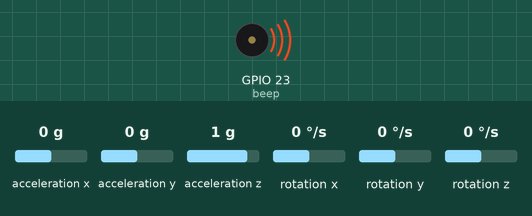
This sketch was run on a simulated ESP32. On the bench: buzzer (waves = sounding, pin HIGH). Wiring (inferred from the names in the program): MPU-6050 motion sensor at I2C address 0x68. Inputs (shaded band) come from the test bench; at power-on: acceleration x 0 g, acceleration y 0 g, acceleration z 1 g, rotation x 0 °/s, rotation y 0 °/s, rotation z 0 °/s. What the sketch prints to the serial monitor is not drawn.

Above: at 1.85 s.
At 10.5 s:
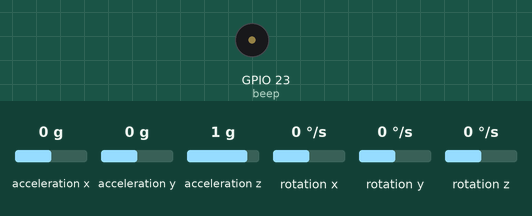
Timing chart, 0 to 12.0 s (numbered marks = the images above):
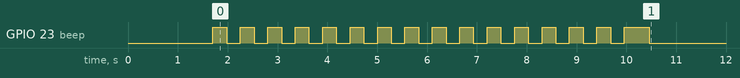

The sketch:

Main.ino
```cpp
#include "functions.h"
#include "IMU.h"
#include "UART.h"

class Line {
  private:
    int16_t last_field_line_angle = 0;
    int16_t last_line_angle = 0;
    static constexpr int16_t AVOID_LINE_SPEED = 500;
    static constexpr int16_t BORDER_OVER_LINE = 130;

    bool over_line = false;

  public:
    int16_t serial_angle;

    int getFieldLineAngle(int16_t line_angle) {
      int16_t field_line_angle;
      if (line_angle == 400) {
        field_line_angle = over_line == true ? last_field_line_angle : 400; // もしラインを超えてたら、戻る
      }
      else if (line_angle == 500) {
        field_line_angle = last_field_line_angle; // last_field_line_angleが400の時は諦め
      }
      else {
        if (last_line_angle != 400 && last_line_angle != 500 && abs(angleDiff(line_angle, last_line_angle)) > BORDER_OVER_LINE) {  // もし中央を跨いだら
          over_line = over_line == true ? false : true; // 前との逆の値を入れる
        }

        field_line_angle = over_line == true ? line_angle : line_angle + 180;
        field_line_angle = wrap180(field_line_angle);
      }

      last_line_angle = line_angle;
      last_field_line_angle = field_line_angle;


      serial_angle = field_line_angle;  //////////////////////////////
      return field_line_angle;
    }

    Vector cancelV(int16_t field_line_angle, Vector cancel_v) {
      int16_t len_cancel_v = lenV(cancel_v, field_line_angle + 180);
      if (len_cancel_v > 0) { // field_line_angle側にベクトルがある時は正、ない時は負になる
        return makeV(field_line_angle, len_cancel_v);
      }
      else {
        return {0, 0};
      }
    }

    Vector lineV(int16_t line_angle, Vector cancel_v) {
      int16_t field_line_angle = getFieldLineAngle(line_angle);
      if (field_line_angle == 400) {
        return {0, 0};
      }
      else {
        Vector line_v = makeV(reverseAngle(field_line_angle), AVOID_LINE_SPEED);
        Vector canceled_v = cancelV(reverseAngle(field_line_angle), cancel_v);
        return addV(line_v, canceled_v);


        // Vector line_v = makeV(reverseAngle(field_line_angle), line_distance * 3);
        // Vector canceled_v = cancelV(reverseAngle(field_line_angle), cancel_v);
        // return addV(line_v, canceled_v);
      }
    }
};

class Ball {
  private:
    static constexpr int16_t BALL_SPEED = 500;
    static constexpr uint8_t KdigDis[17] = {0, 0, 0, 20, 20, 20, 30, 60, 60, 90, 90, 90, 90, 90, 90, 90, 90};
  public:
    Vector ballV(int16_t ball_angle, int16_t ball_distance) {
      Vector ball_v;

      if (ball_angle == 400) {
        ball_v = {0, 0};
      }
      else {
        if (abs(convertAngle(ball_angle)) < 45) {
          // ball_v = makeV(reverseAngle(convertAngle(ball_angle) * 1.3), BALL_SPEED);
          Vector ball_vx = makeV(0, convertAngle(ball_angle) * 15);
          Vector ball_vy = makeV(90, abs(20 - convertAngle(ball_angle)) * 30);
          ball_v = addV(ball_vx, ball_vy);
        }
        else {
          int lr = convertAngle(ball_angle) > 0 ? 1 : -1;
          ball_v = makeV(reverseAngle(convertAngle(ball_angle) + KdigDis[ball_distance] * lr), BALL_SPEED);

        }
        // ball_v = makeV(0, convertAngle(ball_angle) * 10);
      }

      return ball_v;
    }
};

class Field {
  private:
    static constexpr int16_t X_MIN_FIELD = 1200;
    static constexpr int16_t Y_MIN_FIELD = 1800;

    int16_t last_position_x;
    int16_t last_position_y;
  public:
    int16_t position_x;
    int16_t position_y;

    void getFeildPosition(int echo_right, int echo_left, int echo_plus, int echo_minus, int move_x, int move_y, int angle) {  // 中央が0,0
      int echo_sum_x = echo_right + echo_left;
      int echo_sum_y = echo_plus + echo_minus;

      if (echo_sum_x >= X_MIN_FIELD) {
        position_x = (echo_sum_x / 2) - echo_right;  // 座標を返す
        last_position_x = position_x;  // 座標を返す
      }
      else {
        position_x = move_x + last_position_x;
      }
    }
};

class Attack {
  public:
    enum Behavior {
      BALL_CHASE = 0,
      SHOOT,
      STOP,
      OFF
    };

  private:
    Gyro my_gyro;
    Ball my_ball;
    Line my_line;

    Behavior behavior = OFF;

    Vector main_v;
    int main_rotate;

  public:
    void initMain() {
      my_gyro.initGyro();
    }

    void setBehavior(Behavior b) {
      behavior = b;
    }

    void updateMain() {
      switch (behavior) {
        case BALL_CHASE:
          ballChase();
          break;

        case SHOOT:
          shoot();
          break;

        case STOP:
          stop();
          break;

        case OFF:
          off();
          break;
      }
    }

    struct MainData {
        Vector v;
        int rotate;
    };

    MainData getMainData() {
      return {main_v, main_rotate};
    }

  private:
    static constexpr uint16_t MAX_SPEED = 700;

    void ballChase() {
      Vector ball_v = my_ball.ballV(data_sub.ball_angle, data_sub.ball_distance);
      Vector line_v = my_line.lineV(data_sub.line_angle, ball_v);
      main_v = assembleV(line_v, ball_v, MAX_SPEED);

      main_rotate = my_gyro.controlAngle(0);
    }

    void shoot() {

    }

    void stop() {
      main_v = {0, 0};
      main_rotate = my_gyro.controlAngle(0);
    }

    void off() {
      main_v = {0, 0};
      main_rotate = 0;
    }
};

// Line line;
// Ball ball;
// Field field;

Attack attack;

const int8_t beep = 23;

void setup() {
  pinMode(beep, OUTPUT);
  attack.initMain();
  initUART();
}

// Vector main_v;

int ack = 0;
int16_t test = 0;

void loop() {
  // if (data_hub.ack != ack) {
  //   ack = data_hub.ack;

  //   // 新しいコマンド処理
  //   test ^= 1;
  //   // Serial.println(test);
  // }

  // Vector ball_v = ball.ballV(data_sub.ball_angle, data_sub.ball_distance);
  // Vector line_v = line.lineV(data_sub.line_angle, ball_v);
  updateUART(); // 受信

  attack.setBehavior(Attack::BALL_CHASE);
  attack.updateMain();


  // if (test == 1) {

  // }
  // else {

  // }

  Attack::MainData d = attack.getMainData();

  to_hub.vx = d.v.x;
  to_hub.vy = d.v.y;
  to_hub.omega = d.rotate;

  updateUART(); // 送信


  // Serial.print(data_hub.id);
  // Serial.print(" : ");
  // Serial.print(data_hub.ack);
  // Serial.print(" : ");
  // Serial.print(data_hub.content_id);
  // Serial.print(" : ");
  // Serial.print(data_hub.content);
  // Serial.print(" : ");
  // // main_v = addV(ball_v, line_v);
  // Serial.print(data_sub.ball_angle);
  // Serial.print(" : ");
  // Serial.println(data_sub.line_angle);
}
```

IMU.h
```cpp
#pragma once

#include <Wire.h>
#include <math.h>

// // Core0で更新されるZ軸角度を他のファイルから参照可能に
// extern volatile float angleZ; // angleZは右が-、左が+
// // extern float dpsX, dpsY, dpsZ;


// void initIMU();
// void IMU();
float rotatePID(int mode, int target_angle);

class Gyro {
  private:
    float Kp = 10.0;
    float Kd = 0.1;

  public:
    void initGyro();
    void updateGyro();
    float getAngle();
    float getDps();
    int controlAngle(int target_angle);
};
```

IMU.ino
```cpp
#include <Wire.h>
#include <math.h>

// MPU6050 レジスタ定義
#define MPU6050_ADDR         0x68
#define MPU6050_SMPLRT_DIV   0x19
#define MPU6050_CONFIG       0x1A
#define MPU6050_GYRO_CONFIG  0x1B
#define MPU6050_ACCEL_CONFIG 0x1C
#define MPU6050_PWR_MGMT_1   0x6B
#define MPU6050_WHO_AM_I     0x75

// グローバル共有角度変数（volatileにして排他制御）
volatile float angleX = 0.0f;
volatile float angleY = 0.0f;
volatile float angleZ = 0.0f;

portMUX_TYPE mux = portMUX_INITIALIZER_UNLOCKED; // 排他制御用

TaskHandle_t mpuTaskHandle = NULL;

// MPU6050へ書き込み
void writeMPU6050(uint8_t reg, uint8_t data) {
  Wire.beginTransmission(MPU6050_ADDR);
  Wire.write(reg);
  Wire.write(data);
  Wire.endTransmission();
}

// MPU6050から1バイト読み込み
uint8_t readMPU6050(uint8_t reg) {
  Wire.beginTransmission(MPU6050_ADDR);
  Wire.write(reg);
  Wire.endTransmission(false);
  Wire.requestFrom(MPU6050_ADDR, (uint8_t)1, (bool)true);
  return Wire.read();
}

// MPU6050接続確認
// bool checkMPU6050() {
//   return (readMPU6050(MPU6050_WHO_AM_I) == 0x68);
// }
bool checkMPU6050() {
  uint8_t id = readMPU6050(MPU6050_WHO_AM_I);
  Serial.print("WHO_AM_I = 0x");
  Serial.println(id, HEX);
  return (id == 0x68 || id == 0x70);
}


float dpsX, dpsY, dpsZ;

// Core0で動くタスク：MPU6050読み取り＆角度計算
void mpuTask(void* parameter) {

  // キャリブレーション用オフセット変数
  double offsetX = 0.0, offsetY = 0.0, offsetZ = 0.0;
  double gyro_angle_x = 0.0, gyro_angle_y = 0.0, gyro_angle_z = 0.0;
  float acc_angle_x = 0.0f, acc_angle_y = 0.0f;

  unsigned long preMicros = micros();

  // キャリブレーション（3000回読み込み）
  Serial.println("MPU6050 Calibration Start");
  for (int i = 0; i < 3000; i++) {
    Wire.beginTransmission(MPU6050_ADDR);
    Wire.write(0x3B); // 加速度センサデータ開始レジスタ
    Wire.endTransmission(false);
    Wire.requestFrom(MPU6050_ADDR, (uint8_t)14, (bool)true);

    // 生データ読み込み
    int16_t raw_acc_x = Wire.read() << 8 | Wire.read();
    int16_t raw_acc_y = Wire.read() << 8 | Wire.read();
    int16_t raw_acc_z = Wire.read() << 8 | Wire.read();
    Wire.read(); Wire.read(); // 温度スキップ
    int16_t raw_gyro_x = Wire.read() << 8 | Wire.read();
    int16_t raw_gyro_y = Wire.read() << 8 | Wire.read();
    int16_t raw_gyro_z = Wire.read() << 8 | Wire.read();

    // ジャイロ角速度をdpsに変換（±500dpsレンジで65.5 LSB/dps）
    dpsX = ((float)raw_gyro_x) / 16.4;
    dpsY = ((float)raw_gyro_y) / 16.4;
    dpsZ = ((float)raw_gyro_z) / 16.4;

    offsetX += dpsX;
    offsetY += dpsY;
    offsetZ += dpsZ;

    if (i % 1000 == 0) Serial.print(".");
    vTaskDelay(1 / portTICK_PERIOD_MS); // 1ms待つ


    if ((i / 100) % 2 == 0) { ////////////////////////////////////////////////////////////////////////
      digitalWrite(beep, HIGH);
    }
    else {
      digitalWrite(beep, LOW);
    }

  }
  digitalWrite(beep, HIGH);///////////////////////////////////////////////////////////////////////////////////
  delay(500);
  digitalWrite(beep, LOW);  //////////////////////////////////////////////////////////////////////////////////

  offsetX /= 3000.0;
  offsetY /= 3000.0;
  offsetZ /= 3000.0;
  Serial.println(" Calibration done.");

  while (true) {
    // 14バイトのセンサデータをI2Cから読み込み
    Wire.beginTransmission(MPU6050_ADDR);
    Wire.write(0x3B);
    Wire.endTransmission(false);
    Wire.requestFrom(MPU6050_ADDR, (uint8_t)14, (bool)true);

    int16_t raw_acc_x = Wire.read() << 8 | Wire.read();
    int16_t raw_acc_y = Wire.read() << 8 | Wire.read();
    int16_t raw_acc_z = Wire.read() << 8 | Wire.read();
    Wire.read(); Wire.read(); // 温度スキップ
    int16_t raw_gyro_x = Wire.read() << 8 | Wire.read();
    int16_t raw_gyro_y = Wire.read() << 8 | Wire.read();
    int16_t raw_gyro_z = Wire.read() << 8 | Wire.read();

    // 加速度センサの値をGに変換
    float acc_x = (float)raw_acc_x / 16384.0f;
    float acc_y = (float)raw_acc_y / 16384.0f;
    float acc_z = (float)raw_acc_z / 16384.0f;

    // 加速度から角度計算
    acc_angle_y = atan2(acc_x, acc_z + fabs(acc_y)) * 180.0f / PI;
    acc_angle_x = atan2(acc_y, acc_z + fabs(acc_x)) * -180.0f / PI;

    // ジャイロ角速度をdpsに変換
    dpsX = (float)raw_gyro_x / 16.4f;
    dpsY = (float)raw_gyro_y / 16.4f;
    dpsZ = (float)raw_gyro_z / 16.4f;

    // 時間差計算
    unsigned long now = micros();
    float dt = (now - preMicros) / 1000000.0f;
    preMicros = now;

    // ジャイロ角度積分
    gyro_angle_x += (dpsX - offsetX) * dt;
    gyro_angle_y += (dpsY - offsetY) * dt;
    gyro_angle_z += (dpsZ - offsetZ) * dt;

    // 相補フィルタで角度融合
    float angle_x = 0.996f * gyro_angle_x + 0.004f * acc_angle_x;
    float angle_y = 0.996f * gyro_angle_y + 0.004f * acc_angle_y;
    float angle_z = gyro_angle_z;

    gyro_angle_x = angle_x;
    gyro_angle_y = angle_y;
    gyro_angle_z = angle_z;

    // 排他制御してグローバル変数更新
    portENTER_CRITICAL(&mux);
    angleX = angle_x;
    angleY = angle_y;
    angleZ = angle_z;  // =======================================================
    portEXIT_CRITICAL(&mux);

    vTaskDelay(10 / portTICK_PERIOD_MS); // 約100Hzで更新

    //////////////////////////////////////
    // // --- XY移動加速度の計算 ------------------------
    // // acc_x, acc_y, acc_z はすでにある

    // // ラジアンに変換
    // float radX = angleX * PI / 180.0f;
    // float radY = angleY * PI / 180.0f;
    // float radZ = angleZ * PI / 180.0f;

    // // 1. 重力成分（G）を姿勢角から計算
    // float gx = -sin(radY);
    // float gy =  sin(radX);
    // float gz =  cos(radX) * cos(radY);

    // // 2. 実加速度（重力を引いた値）
    // float ax_real = acc_x - gx;
    // float ay_real = acc_y - gy;
    // float az_real = acc_z - gz;

    // // 3. XY平面の加速度にする（必要ならZ軸回転）
    // float ax_world = ax_real * cos(radZ) - ay_real * sin(radZ);
    // float ay_world = ax_real * sin(radZ) + ay_real * cos(radZ);
    // Serial.print(ax_world * 100);
    // Serial.print(" : ");
    // Serial.println(ay_world * 100);
    // // --- ax_world, ay_world が「地面座標のXY加速度」 ---
  }
}

void Gyro::initGyro() {
  // Serial.begin(115200);
  Wire.begin(21, 22, 400000); // SDA, SCL, 400kHz
  delay(500);
  // MPU6050初期化（電源管理レジスタのスリープ解除）
  writeMPU6050(MPU6050_GYRO_CONFIG, 0x18);   //±2000dps
  delay(100);
  writeMPU6050(MPU6050_PWR_MGMT_1, 0x00);  // スリープ解除
  delay(100);

  if (!checkMPU6050()) {
    Serial.println("MPU6050 not found!");
    while (1) delay(100);
  }

  // センサ設定
  writeMPU6050(MPU6050_SMPLRT_DIV, 0x00);    // サンプルレート設定（1kHz）
  writeMPU6050(MPU6050_CONFIG, 0x00);        // DLPF無効
  writeMPU6050(MPU6050_GYRO_CONFIG, 0x18);   // ジャイロ±500dps
  writeMPU6050(MPU6050_ACCEL_CONFIG, 0x00);  // 加速度±2g

  delay(1000);
  // Core0にMPU読み取り＋角度計算タスクを作成
  xTaskCreatePinnedToCore(
    mpuTask,           // タスク関数
    "MPU6050_Task",    // 名前
    4096,              // スタックサイズ（バイト）
    NULL,              // パラメータ
    1,                 // 優先度
    &mpuTaskHandle,    // タスクハンドル
    0                  // Core0に割り当て
  );
}

void Gyro::updateGyro() {
  float localX, localY, localZ;
  portENTER_CRITICAL(&mux);
  localX = angleX;
  localY = angleY;
  localZ = angleZ;
  portEXIT_CRITICAL(&mux);

  // Serial.printf("AngleX: %.2f, AngleY: %.2f, AngleZ: %.2f\n", localX, localY, localZ);
  // delay(1);
}

float Gyro::getAngle() {  // -180から180に正規化
  float result = -angleZ;
  while (result > 180) result -= 360;
  while (result < -180) result += 360;
  return result;
}

float Gyro::getDps() {
  return dpsZ;
}

int Gyro::controlAngle(int target_angle) {
  float error = -((float)target_angle - getAngle());

  int output = Kp * error - Kd * getDps();
  return output;
}

// float Kp = 14, Ki = 0, Kd = 0.5; //dは角速度をそのまま使用しているため、シビア P:4.5,  D:0.52
// float prevError = 0;
// unsigned long prevTime = 0;
// float integral = 0;

// float camera_Kp = 1.5, camera_Kd = 0; //dは角速度をそのまま使用しているため、シビア P:4.5,  D:0.52

// float rotatePID(int mode, int target_angle) {
//   float error;
//   if (mode == 0) {
//     error = -target_angle - angleZ;
//     while(error < -180) error += 360;
//     while(error > 180) error -= 360;
//     //I
//     integral += error;
//     float scale = 1.0;
//     if (abs(error) < 20)  scale = 0.5;

//     float output = Kp * error + Ki * integral - Kd * dpsZ * scale;
//     if (abs(output) < 10)  output = 0;
//     return output;
//   }
//   else if (mode == 1) {
//     error = target_angle;
//     while(error < -180) error += 360;
//     while(error > 180) error -= 360;
//     //I
//     integral += error;
//     float scale = 1.0;
//     if (abs(error) < 20)  scale = 0.5;

//     float output = camera_Kp * error - camera_Kd * dpsZ * scale;
//     if (abs(output) < 10)  output = 0;
//     return -output;
//   }
// }
```

UART.ino
```cpp
#include "UART.h"

ToHub to_hub;

FromHub from_hub;
FromHub data_hub;

FromSub from_sub;
FromSub data_sub;

void initUART() {
  Serial.begin(115200);
  Serial1.begin(115200, SERIAL_8N1, 16, 17);
  Serial2.begin(115200, SERIAL_8N1, 18, 19);
}

void updateUART() {
  if (readPacket(Serial2, from_sub) == READ_OK) {
    data_sub = from_sub;
  }

  if (readPacket(Serial1, from_hub) == READ_OK) {
    data_hub = from_hub;
  }


  // to_hub.vx = main_v.x;
  // to_hub.vy = main_v.y;
  // to_hub.omega = rotatePID(0, 0);
  to_hub.content = from_sub.line_angle;
  sendPacket(Serial1, to_hub);
}
```

functions.h
```cpp
struct Vector {
  float x;
  float y;
};

Vector makeV(float deg, float speed) {  //角度と速さからベクトルを作る
  Vector v;
  float rad = deg * M_PI / 180.0;
  v.x = cos(rad) * speed;
  v.y = sin(rad) * speed;
  return v;
}

// float getCom(Vector v, float deg) {
//   float rad = deg * PI / 180.0f;
//   return v.x * cos(rad) + v.y * sin(rad);
// }


Vector addV(Vector a, Vector b) {  //ベクトルの足し算
  Vector result;
  result.x = a.x + b.x;
  result.y = a.y + b.y;
  return result;
}

Vector assembleV(Vector a, Vector b, float max_len) {
  float len_a = sqrt(a.x*a.x + a.y*a.y);

  if (len_a >= max_len) return a;

  float remain = max_len - len_a;

  float len_b = sqrt(b.x*b.x + b.y*b.y);

  if (len_b <= remain) return addV(a, b);

  float scale = remain / len_b;

  Vector result;
  result.x = a.x + b.x * scale;
  result.y = a.y + b.y * scale;

  return result;
}

Vector normalizeV(Vector v) { // 正規化（単位ベクトル化）
  float len = sqrt(v.x * v.x + v.y * v.y);
  if (len == 0) return {0, 0};
  return { v.x / len, v.y / len };
}

Vector changeLenV(Vector v, int len_v) {
  float len = sqrt(v.x * v.x + v.y * v.y);
  if (len == 0) return {0, 0};
  return { v.x / len * len_v, v.y / len * len_v };
}

float lenV(Vector v, int deg) { // vのdeg方向のベクトルの大きさを調べる
  float rad = deg * PI / 180.0f;
  float dir_x = cos(rad);
  float dir_y = sin(rad);

  float result = v.x * dir_x + v.y * dir_y;
  return result;
}

int angleDiff(int a, int b) {
  int d = a - b;
  while (d > 180) d -= 360;
  while (d < -180) d += 360;
  return d;
}

// -180〜180 に正規化
float wrap180(float angle) {
  angle = fmod(angle + 180.0, 360.0);
  if (angle < 0) angle += 360.0;
  return angle - 180.0;
}

// 0〜360 に正規化
float wrap360(float angle) {
  angle = fmod(angle, 360.0);
  if (angle < 0) angle += 360.0;
  return angle;
}

// 元 → 変換後
float convertAngle(float theta) {
  return wrap180(90.0 - theta);
}

// 逆変換
float reverseAngle(float theta_p) {
  return wrap360(90.0 - theta_p);
}
```

Source omitted: UART.h (6092 bytes)

Measured:
- by itself, GPIO 23 (beep): goes 15 × (HIGH 0.27 s, LOW 0.28 s), HIGH 0.50 s, then LOW
